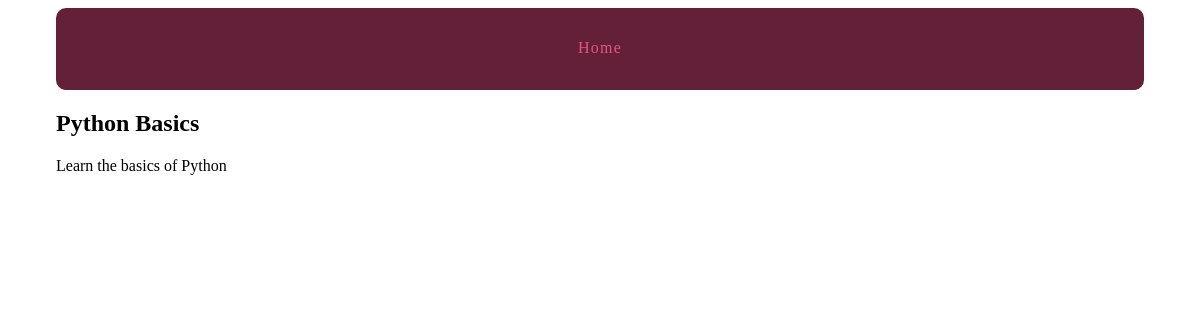
Before: /courses/1/ with the older database file.
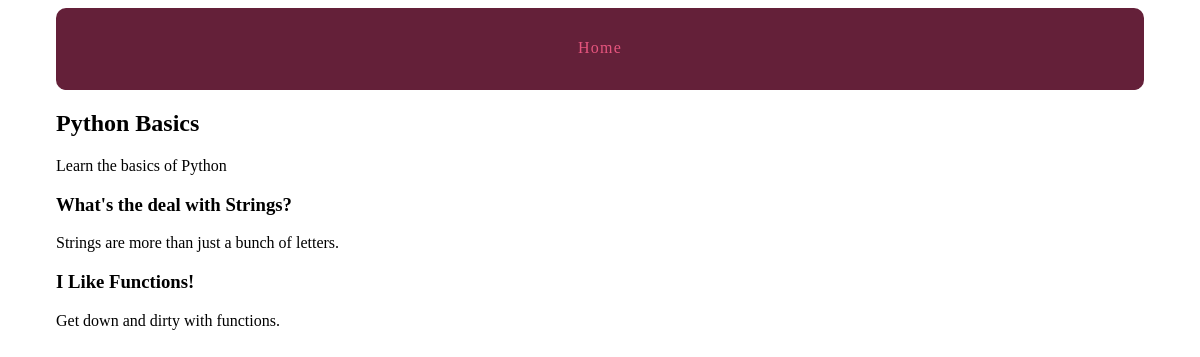
After: the same page with the newer database file.
### courses/models.py (models this page shows, shortened)
class Course(models.Model):
    created_at = models.DateTimeField(auto_now_add=True)
    title = models.CharField(max_length=255)
    description = models.TextField()

class Step(models.Model):
    title = models.CharField(max_length=255)
    description = models.TextField()
    content = models.TextField(blank=True, default='')
    order = models.IntegerField(default=0)
    course = models.ForeignKey(Course)
    class Meta:
        ordering = ['order', ]

### courses/views.py (the view)
# urls.py: url(r'(?P<pk>\d+)/$', views.course_detail, name='detail'),
def course_detail(request, pk):
    course = Course.objects.get(pk=pk)
    return render(request, 'courses/course_detail.html', {'course': course})

### courses/templates/courses/course_detail.html (shortened to what this page needs)
{% extends "layout.html" %}
{% block content %}
<article>
    <h2>{{ course.title }}</h2>
    {{ course.description }}
    <section>
        {% for step in course.step_set.all %}
            <h3>{{ step.title }}</h3>
            {{ step.description }}
        {% endfor %}
    </section>
</article>
{% endblock %}

### templates/layout.html (shortened to what this page needs)
{% load static from staticfiles %}
<!DOCTYPE html>
<html lang="en">
<head>
    <link rel="stylesheet" href="{% static 'css/layout.css' %}">
</head>
<body>
    <div class="site-container">
        <nav>
            <a href="{% url 'views.helloWorld' %}">Home</a>
        </nav>
        {% block content %}{% endblock %}
    </div>
</body>
</html>

### assets/css/layout.css (style rules this page uses)
html { box-sizing: border-box; }
*, *::after, *::before { box-sizing: inherit; }
.site-container { max-width: 68em; margin-left: auto; margin-right: auto; }
.site-container::after { clear: both; content: ""; display: table; }
.site-container nav { width: 100%; display: table; width: 100%; table-layout: fixed; border-bottom-left-radius: 10px; border-bottom-right-radius: 10px; border-top-left-radius: 10px; border-top-right-radius: 10px; border-bottom-left-radius: 10px; border-top-left-radius: 10px; border-bottom-right-radius: 10px; border-top-right-radius: 10px; background-color: #642039; margin-bottom: 1em; overflow: hidden; }
.site-container nav a { display: table-cell; width: 8.33333%; padding: 10px; border-bottom: 2px solid #642039; color: #e6557e; letter-spacing: 0.075em; line-height: 60px; text-align: center; text-decoration: none; }

Changed rows visible on the page:
added Step: title "What's the deal with Strings?", description "Strings are more than just a bunch of letters."
added Step: title "I Like Functions!", description "Get down and dirty with functions."
